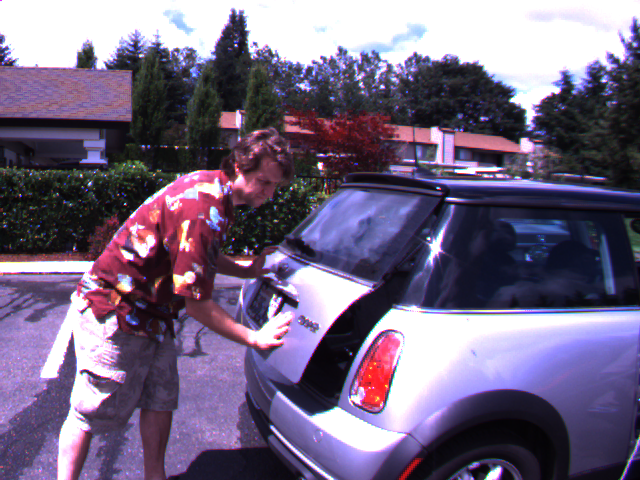
#> input picture Motion Detection/ps04/input_images/MiniCooper/mc02.png, 640 x 480 px
$ python trackbar_dne.py   (older library calls are emulated)
#> lines starting #> are read from the running program, lines starting #| are printed output that depends on the picture
import cv2
import numpy as np
import experiment as ex
from scipy import signal
import ps4
import os

# Function documentation can be found in https://docs.opencv.org/2.4/modules/highgui/doc/user_interface.html?highlight=createtrackbar
input_dir = "input_images"
output_dir = "./"
def nothing(x):
    pass


def createImg():
    img = np.zeros((200, 200, 3), dtype=np.uint8)
    cv2.circle(img, (100, 100), 30, (255, 255, 255), 50)
    img = cv2.medianBlur(img, 5)
    return img


def optical_flow(I1g, I2g, window_size, tau=1e-2):
    kernel_x = np.array([[-1., 1.], [-1., 1.]])
    kernel_y = np.array([[-1., -1.], [1., 1.]])
    kernel_t = np.array([[1., 1.], [1., 1.]])  # *.25
    w = window_size / 2  # window_size is odd, all the pixels with offset in between [-w, w] are inside the window
    I1g = I1g / 255.  # normalize pixels
    I2g = I2g / 255.  # normalize pixels
    # Implement Lucas Kanade
    # for each point, calculate I_x, I_y, I_t
    mode = 'same'
    fx = signal.convolve2d(I1g, kernel_x, boundary='symm', mode=mode)
    fy = signal.convolve2d(I1g, kernel_y, boundary='symm', mode=mode)
    ft = signal.convolve2d(I2g, kernel_t, boundary='symm', mode=mode) + signal.convolve2d(I1g, -kernel_t,
                                                                                          boundary='symm', mode=mode)

    u = np.zeros(I1g.shape)
    v = np.zeros(I1g.shape)
    # within window window_size * window_size
    for i in range(w, I1g.shape[0] - w):
        for j in range(w, I1g.shape[1] - w):
            Ix = fx[i - w:i + w + 1, j - w:j + w + 1].flatten()
            Iy = fy[i - w:i + w + 1, j - w:j + w + 1].flatten()
            It = ft[i - w:i + w + 1, j - w:j + w + 1].flatten()

            b = np.reshape(It, (It.shape[0], 1))  # get b here
            A = np.vstack((Ix, Iy)).T  # get A here

            if np.min(abs(np.linalg.eigvals(np.matmul(A.T, A)))) >= tau:
                nu = np.matmul(np.linalg.pinv(A), b)  # get velocity here
                u[i, j] = nu[0]
                v[i, j] = nu[1]

    return (u, v)


# [22 lines of commented-out code are left out]
input_dir = "input_images"

img1 = cv2.imread(os.path.join(input_dir, 'MiniCooper', 'mc02.png'), 0) / 255.
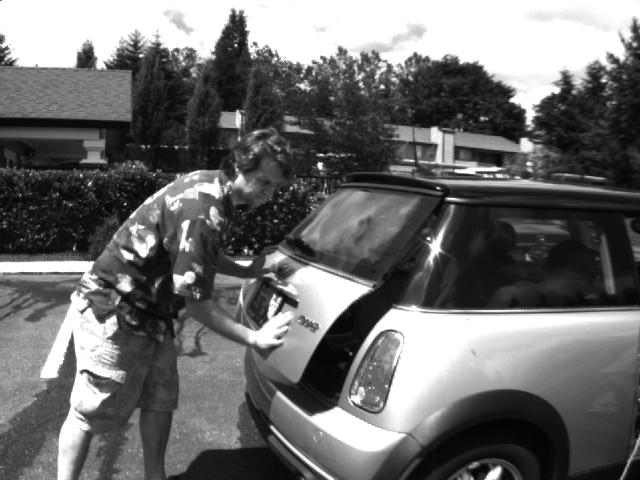
#> img1: shape (480, 640) float64; min 0.00784, max 1, mean 0.426
img2 = cv2.imread(os.path.join(input_dir, 'MiniCooper', 'mc03.png'), 0) / 255.
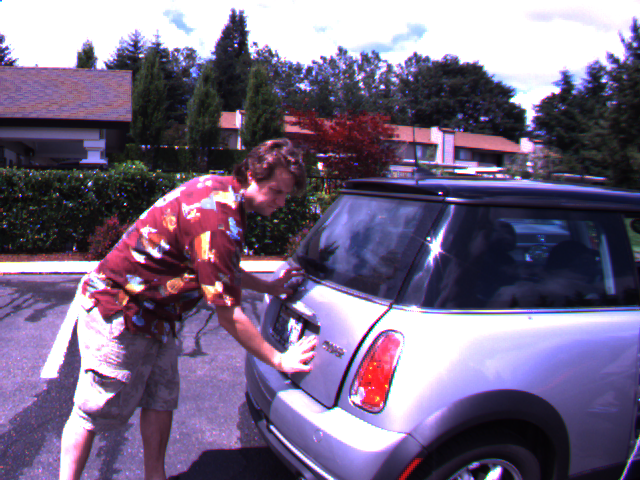
#> input picture Motion Detection/ps04/input_images/MiniCooper/mc03.png, 640 x 480 px
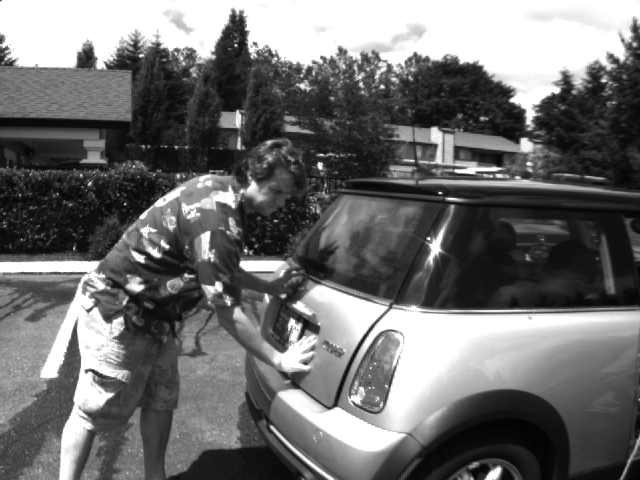
#> img2: shape (480, 640) float64; min 0.00784, max 1, mean 0.433

# [6 lines of commented-out code are left out]

rho = "rho"
threshold = "threshold"
min_line_length = "min_line_length"
max_line_gap = "max_line_gap"
window = "Params"
k = "k"
dk = "dilation kernel"
threshold1 = "threshold1"
threshold2 = "threshold2"
apertureSize = "apertureSize"
dp = "dp"
minDist = "minDist"
param1 = "param1"
param2 = "param2"
minRadius = "minRadius"
maxRadius = "maxRadius"
blockSize = "blockSize"
C = "C"
median_val = "median_val"
ke = "ke"
k_size = "k_size"
kk_size = "kk_size"
windows = "windows"
tau = "tau"
un_gau = "un_gau"
level = "level"
sublevel ="sublevel"
cv2.namedWindow(window)
# [20 lines of commented-out code are left out]
cv2.createTrackbar(k_size, window, 48, 2400, nothing)
cv2.createTrackbar(windows, window, 45, 100, nothing)
cv2.createTrackbar(tau, window, 100, 10000, nothing)
cv2.createTrackbar(un_gau, window, 2, 2, nothing)
cv2.createTrackbar(level, window, 5, 50, nothing)
cv2.createTrackbar(kk_size, window, 48, 2400, nothing)
# cv2.createTrackbar(sublevel, window, 4, 50, nothing)

while 1:

    temp1 = img1.copy()
    temp2 = img2.copy()

    k1 = cv2.waitKey(1) & 0xFF
#> (key Esc is pressed here)

    if k1 == 27:
        break

    k = cv2.getTrackbarPos('k', 'Params')
    if k % 2 == 0:
        k = k + 1

    k_size = cv2.getTrackbarPos('k_size', 'Params')
    windows = cv2.getTrackbarPos('windows', 'Params')
    tau = cv2.getTrackbarPos('tau', 'Params')
    un_gau = cv2.getTrackbarPos('un_gau', 'Params')
    level = cv2.getTrackbarPos('level', 'Params')

    kk_size = cv2.getTrackbarPos('kk_size', 'Params')

    # sublevel = cv2.getTrackbarPos('sublevel', 'Params')


    if k_size%2 == 0:
        k_size = k_size + 1

    # print("Uni Gau - {} - {}".format(un_gau, k_size))
    #
    type = None
    if un_gau == 1:
        # temp1 = cv2.GaussianBlur(temp1, (k_size, k_size), 0)
        # temp2 = cv2.GaussianBlur(temp2, (k_size, k_size), 0)
        type = 'gaussian'
        print("Gaussian Blur")
    elif un_gau == 2:
        # temp1 = cv2.blur(temp1, (k_size, k_size), 0)
        # temp2 = cv2.blur(temp2, (k_size, k_size), 0)
        type = 'uniform'
        print("Uniform Blur")
    # [19 lines of commented-out code are left out]

    sigma = 1  # TODO: Select a sigma value if you are using a gaussian kernel
    # [8 lines of commented-out code are left out]


    interpolation = cv2.INTER_CUBIC  # You may try different values
    border_mode = cv2.BORDER_REFLECT101  # You may try different values
    if kk_size%2 == 0:
        kk_size = kk_size + 1
    tempp1 = cv2.GaussianBlur(temp1, (kk_size, kk_size), 0)
    tempp2 = cv2.GaussianBlur(temp2, (kk_size, kk_size), 0)
    u, v = ps4.hierarchical_lk(tempp1, tempp2, level, k_size, type,
                                   sigma, interpolation, border_mode)


    # M, N = shift_0.shape
    # X, Y = np.meshgrid(range(N), range(M))
    itrps = [0.2, 0.4,]
    res1 = temp1.copy()
    for itrp in itrps:
        wi = ps4.warp(temp1, -itrp*u, -itrp*v,interpolation,border_mode)
        res1 = np.concatenate((res1,wi), axis= 1)

    itrps = [0.6, 0.8]
    res2 = None
    for itrp in itrps:
        wi = ps4.warp(temp1, -itrp * u, -itrp * v, interpolation, border_mode)
        if res2 is not None:
            res2 = np.concatenate((res2, wi), axis=1)
        else:
            res2 = wi
    res2 = np.concatenate((res2, temp2), axis=1)
    res = np.concatenate((res1, res2), axis=0)
    cv2.imwrite(os.path.join(output_dir, "ps4-5-b-2.png"),
                ps4.normalize_and_scale(res))


    # [23 lines of commented-out code are left out]

    res = cv2.imread('ps4-5-b-2.png', 0)
    cv2.imshow("Test", res)
    # cv2.imshow("Difference", temp1 - warp_img)
